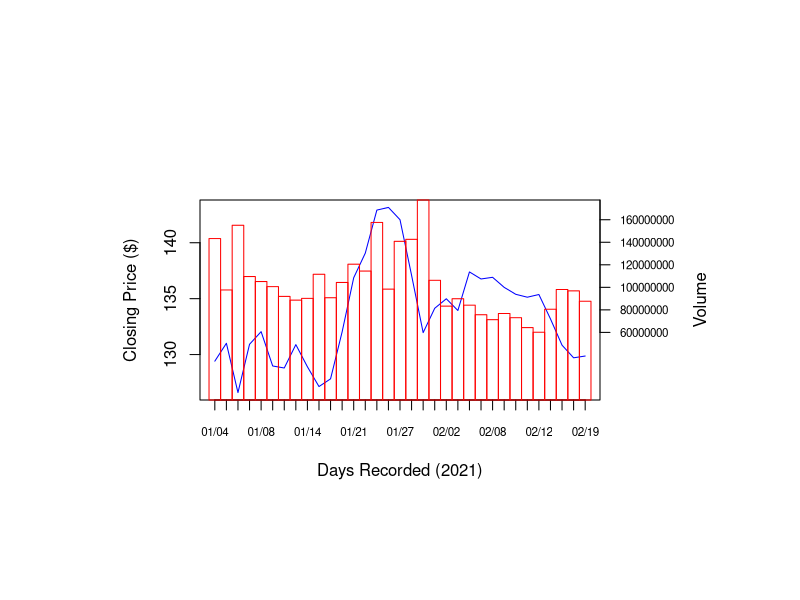

The R source for this figure:
# Author - Caden Pun

# read the apple stock csv and allow the slash in the header
setwd("C:/users/irons/documents/github/cs-coursework/fhda/cis44h")
data <- read.csv(file = "resources/AAPL_2021.csv", check.names = FALSE)

# get the data in chronological order
prices <- rev(as.numeric(gsub("\\$", "", data[, 2])))
days <- rev(as.Date(data[, 1], format = "%m/%d/%Y"))
volume <- rev(as.numeric(data[, 3]))

# change margins of graph
par(mar = c(10, 10, 10, 10))

# plot the line plot of prices vs days
plot(
    prices, 
    type = "l", 
    xlab = "Days Recorded (2021)", 
    ylab = "Closing Price ($)", 
    xaxt = "n", 
    col = rgb(0, 0, 1)
    )

# add x axis with m/d format
axis(
    side = 1, 
    at = seq_along(days), 
    labels = format(days, "%m/%d"), 
    cex.axis = 0.7
    )

# calculate midpoints of bars in volume bar plot
bp <- barplot(
    volume,  
    space = 0, 
    plot = FALSE
    )
# plot the volume bar plot with midpoints centered
par(new = TRUE)
barplot(
    volume,  
    space = 0, 
    col = rgb(1, 0, 0, alpha = 0),
    border = rgb(1, 0, 0),
    yaxt = "n",
    ylim = c(0, max(volume)),
    xlim = c(diff(bp)[1] / 2, 33 - diff(bp)[1] / 2)
    )

# add secondary y axis
ticks <- pretty(volume)
axis(
    side = 4, 
    at = ticks,  
    labels = ticks,
    cex.axis = 0.7,
    las = 1
    )
mtext("Volume", side = 4, line = 4.5)

# mean/median of closing price
print(paste("Mean (Average) and Median Closing Price are", mean(prices), "and", median(prices), "respectively"))

# mean/median of volume of shares traded
print(paste("Mean (Average) and Median Volume of Shares traded are", mean(volume), "and", median(volume), "respectively"))

# total volume of shares traded
print(paste("Total Volume of Shares traded in 2021 is", sum(volume)))